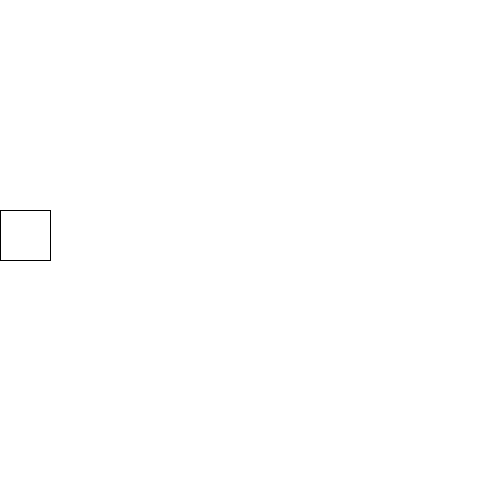
Frame 1 (no input)
Frame 60 (the mouse pressed at the canvas centre just before this capture): identical to frame 1, image omitted
Frame 120 (the mouse held since frame 60 and released just before this capture): identical to frame 1, image omitted

The Processing sketch that drew this single still picture (run headless with seeded random() and noise(); from frame 60 on, the mouse is pressed at the canvas centre):

// Processing sketch: processing_176611
// ── processing_176611.pde

void setup() {
  size(500,500);
background (255);
}

void draw () {
rectMode(CENTER);

rectMode(CENTER);

rect(-35,-335,50,50);
rect(25,235,50,50);

}
